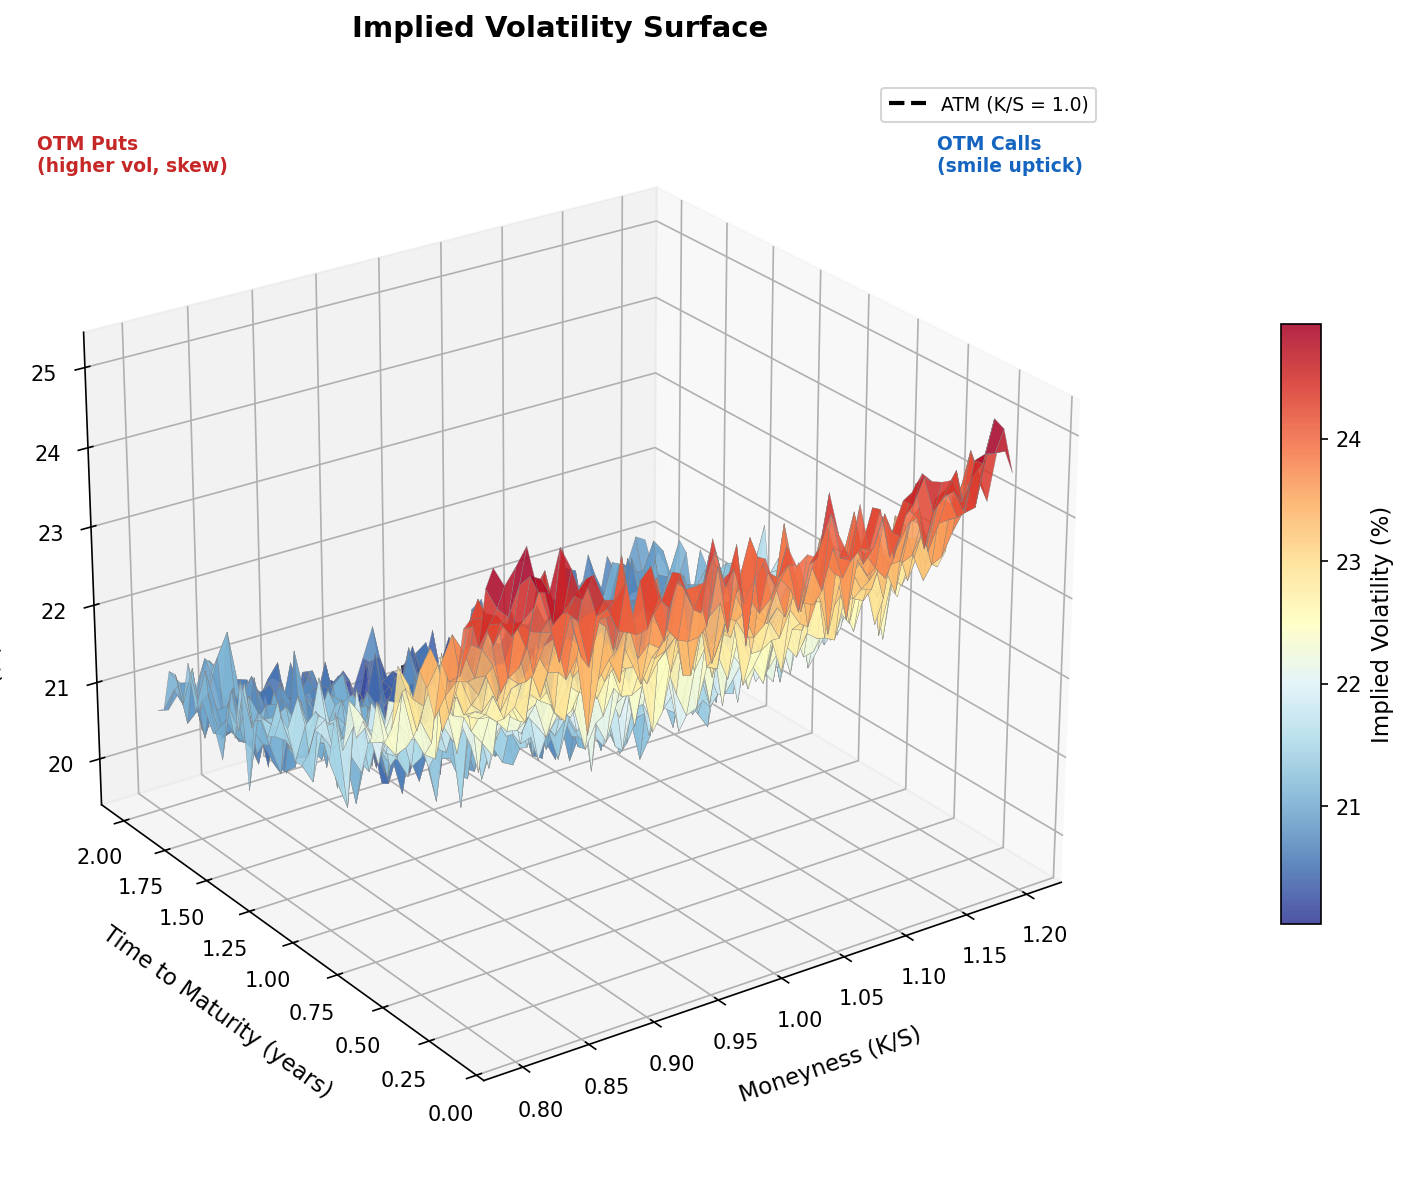

This chart was generated by the following Python code:
"""
Week 49 - Implied Volatility Surface
======================================
3D surface plot of implied volatility across:
  - X-axis: strike price (moneyness)
  - Y-axis: time to maturity
  - Z-axis: implied volatility
Shows the volatility smile/skew and term structure in one view.
Output: week49_vol_surface.png
"""

import matplotlib.pyplot as plt
import numpy as np
from mpl_toolkits.mplot3d import Axes3D  # noqa: F401
import os

# ---------------------------------------------------------------------------
# Generate synthetic implied volatility surface
# ---------------------------------------------------------------------------
# Strike prices as moneyness (K/S): 0.80 to 1.20
strikes = np.linspace(0.80, 1.20, 50)

# Maturities in years: 0.1 (1 month) to 2.0 (2 years)
maturities = np.linspace(0.1, 2.0, 50)

# Create meshgrid
K, T = np.meshgrid(strikes, maturities)

# Implied volatility surface model:
# - Smile/skew: higher vol for OTM puts (low strike) and slightly for OTM calls
# - Term structure: vol tends to flatten with longer maturity
# - Base vol around 20%
base_vol = 0.20

# Skew component: lower strikes have higher vol (put skew)
skew = 0.15 * (1.0 - K) ** 2

# Smile component: slight uptick for very high strikes
smile = 0.03 * (K - 1.0) ** 2

# Term structure: short-term vol is more variable, converges to mean
term_effect = 0.05 * np.exp(-1.5 * T)

# Combine
IV = base_vol + skew + smile + term_effect

# Add some surface texture
np.random.seed(42)
IV += np.random.normal(0, 0.003, IV.shape)

# ---------------------------------------------------------------------------
# Plot
# ---------------------------------------------------------------------------
fig = plt.figure(figsize=(12, 8))
ax = fig.add_subplot(111, projection="3d")

# Surface plot
surf = ax.plot_surface(K, T, IV * 100, cmap="RdYlBu_r", alpha=0.85,
                       edgecolor="gray", linewidth=0.2, antialiased=True)

# Color bar
cbar = fig.colorbar(surf, ax=ax, shrink=0.55, aspect=15, pad=0.1)
cbar.set_label("Implied Volatility (%)", fontsize=11)

# ATM line (strike = 1.0)
atm_idx = np.argmin(np.abs(strikes - 1.0))
ax.plot(np.full_like(maturities, strikes[atm_idx]),
        maturities, IV[:, atm_idx] * 100,
        color="black", linewidth=2, linestyle="--", label="ATM (K/S = 1.0)")

# Labels
ax.set_xlabel("Moneyness (K/S)", fontsize=11, labelpad=10)
ax.set_ylabel("Time to Maturity (years)", fontsize=11, labelpad=10)
ax.set_zlabel("Implied Volatility (%)", fontsize=11, labelpad=10)
ax.set_title("Implied Volatility Surface", fontsize=14, fontweight="bold", pad=20)

# View angle
ax.view_init(elev=25, azim=235)

# Annotations (using text on the figure)
fig.text(0.15, 0.85, "OTM Puts\n(higher vol, skew)",
         fontsize=9, color="#C62828", fontweight="bold")
fig.text(0.65, 0.85, "OTM Calls\n(smile uptick)",
         fontsize=9, color="#1565C0", fontweight="bold")

ax.legend(fontsize=9, loc="upper right")

plt.tight_layout()

# Save output
output_path = os.path.join(os.path.dirname(__file__), "week49_vol_surface.png")
plt.savefig(output_path, dpi=150, bbox_inches="tight")
plt.close()
print(f"Saved: {output_path}")
